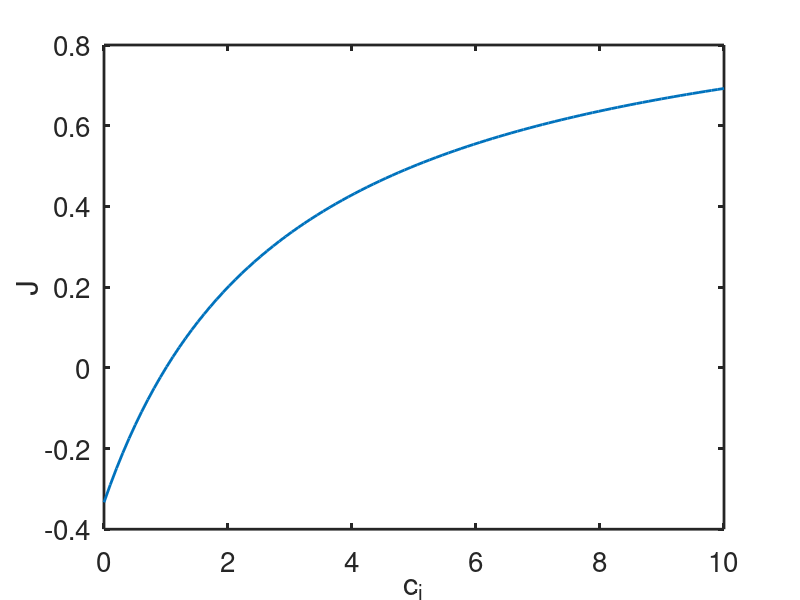

MATLAB code to generate this figure:
%  -------------------------------------------------------------------
%
%   Flux in a saturating one-ion model.
%
%   For Chapter 3, Section 3.4.2 of
%   Keener and Sneyd, Mathematical Physiology, 3rd Edition, Springer.
% 
%   Written by James Keener and James Sneyd
% 
%  ------------------------------------------------------------------- 

clear all
close all
clc
set(0,                           ...
   'defaultaxesfontsize', 20,   ...
   'defaultaxeslinewidth', 2.0, ...
   'defaultlinelinewidth', 2.0);

k0 = 1;
k1 = 1;
km1 = 1;
km2 = 1;

alpha1 = (km1+k1)/(k0*k1);
beta1 = 1/k1;
gamma1 = km2/(k0*k1);

ce = 1;

ci = linspace(0,10,100);
J = ( ci - ce*(km1*km2/(k0*k1)) )./(alpha1 + beta1*ci + gamma1*ce);

plot(ci,J)
xlabel('c_i')
ylabel('J')
